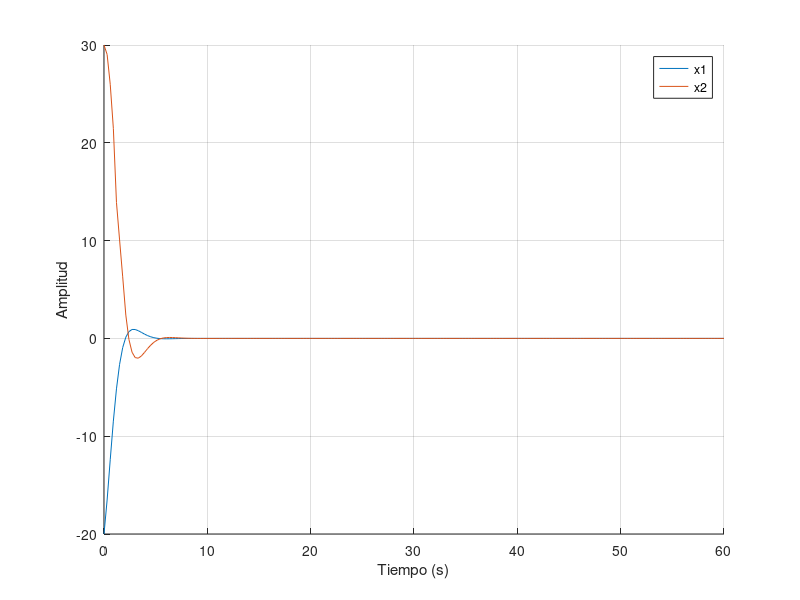

The MATLAB script that drew this image:
function back1()
clear all; close all; clc;
to = 0;
tf = 60;
t = linspace(to,tf,200); 
xo(1) = -20;
xo(2) = 30;
%u = 1;
global fileID

fileID = fopen('datos.txt','w');
options1 = odeset('RelTol',0.01);
[t,x] = ode23(@(t,x)nonlinear(t,x),t,xo,options1);
% [T,Y] = ode45(@(t,x) test(t,y,b), tspan, y0);  % One command removed 
fclose(fileID);
xlabel('Tiempo (s)')
ylabel('Amplitud')
hold on
plot(t,x(:,1))
plot(t,x(:,2))
legend('x1','x2');
grid

%%%%%%%%%%%%%%%%%%%%%%%%%%%%%%%%%%%%%%%%%%%%%%%%%%%%%%%%%%%%%%
function [xdot] = nonlinear(t,x)
  % non linear model to integrate with ode45
  % parameters
  % deslizante control
 
global fileID
% 
a = 1;
k = 1;

% backstepping control law
u = (-2-a*cos(x(1))) * (x(1)+a*sin(x(1))+x(2)) - x(1)-k*(x(2)+2*x(1)+a*sin(x(1)));

% model dynamics
xdot = [x(1)+a*sin(x(1))+x(2);
        u];

fprintf(fileID, '%10.6f %10.6f %10.6f %10.6f \n',t,u,x(1),x(2));
%%%%%%%%%%%%%%%%%%%%%%%%%%%%%%%%%%%%%%%%%%%%%%%%%%%%%%%%%%%%%%

